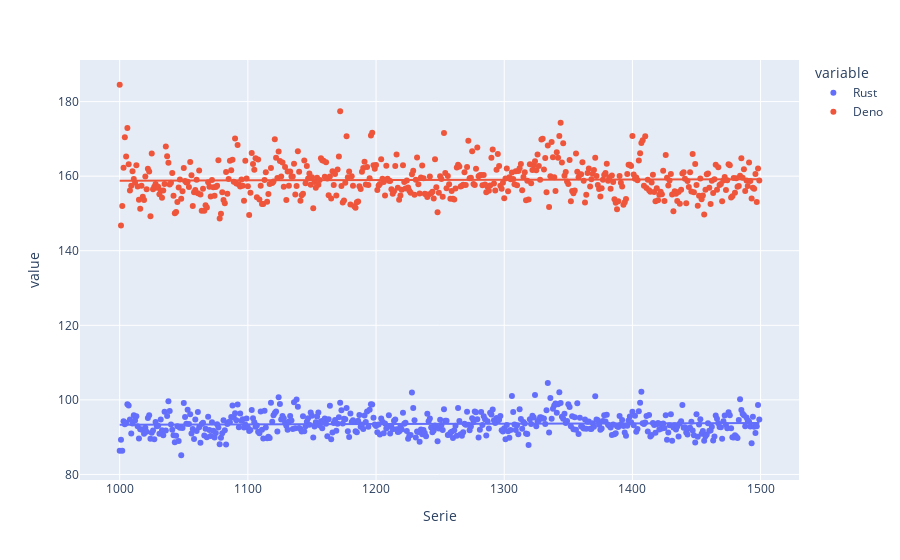

Write notebook code for a chart like this one.
### Code cell
# Create trendlines
import plotly.express as px

fig_rs = px.scatter(hash_source_data, x="Serie", y=["Rust", "Deno"], trendline="ols", trendline_options=dict(log_x=True))
fig_rs.show()

### Figure 1 — Plotly figure (JSON) as saved in the notebook; plotly's stock layout.template omitted (floating-point values rounded to 4 significant figures; data arrays with more than 128 entries replaced by an {"elided": "..."} marker saying what was removed)
{"data": [{"hovertemplate": "variable=Rust<br>Serie=%{x}<br>value=%{y}<extra></extra>", "legendgroup": "Rust", "marker": {"color": "#636efa", "symbol": "circle"}, "mode": "markers", "name": "Rust", "orientation": "v", "showlegend": true, "type": "scatter", "x": {"elided": "500 int values"}, "xaxis": "x", "y": {"elided": "500 float values"}, "yaxis": "y"}, {"hovertemplate": "<b>OLS trendline</b><br>value = 2.50727 * log10(Serie) + 85.8106<br>R<sup>2</sup>=0.002158<br><br>variable=Rust<br>Serie=%{x}<br>value=%{y} <b>(trend)</b><extra></extra>", "legendgroup": "Rust", "marker": {"color": "#636efa", "symbol": "circle"}, "mode": "lines", "name": "Rust", "showlegend": false, "type": "scatter", "x": {"elided": "500 int values"}, "xaxis": "x", "y": {"elided": "500 float values"}, "yaxis": "y"}, {"hovertemplate": "variable=Deno<br>Serie=%{x}<br>value=%{y}<extra></extra>", "legendgroup": "Deno", "marker": {"color": "#EF553B", "symbol": "circle"}, "mode": "markers", "name": "Deno", "orientation": "v", "showlegend": true, "type": "scatter", "x": {"elided": "500 int values"}, "xaxis": "x", "y": {"elided": "500 float values"}, "yaxis": "y"}, {"hovertemplate": "<b>OLS trendline</b><br>value = 2.11574 * log10(Serie) + 152.456<br>R<sup>2</sup>=0.000527<br><br>variable=Deno<br>Serie=%{x}<br>value=%{y} <b>(trend)</b><extra></extra>", "legendgroup": "Deno", "marker": {"color": "#EF553B", "symbol": "circle"}, "mode": "lines", "name": "Deno", "showlegend": false, "type": "scatter", "x": {"elided": "500 int values"}, "xaxis": "x", "y": {"elided": "500 float values"}, "yaxis": "y"}], "layout": {"legend": {"title": {"text": "variable"}, "tracegroupgap": 0}, "margin": {"t": 60}, "xaxis": {"anchor": "y", "domain": [0, 1], "title": {"text": "Serie"}}, "yaxis": {"anchor": "x", "domain": [0, 1], "title": {"text": "value"}}}}
